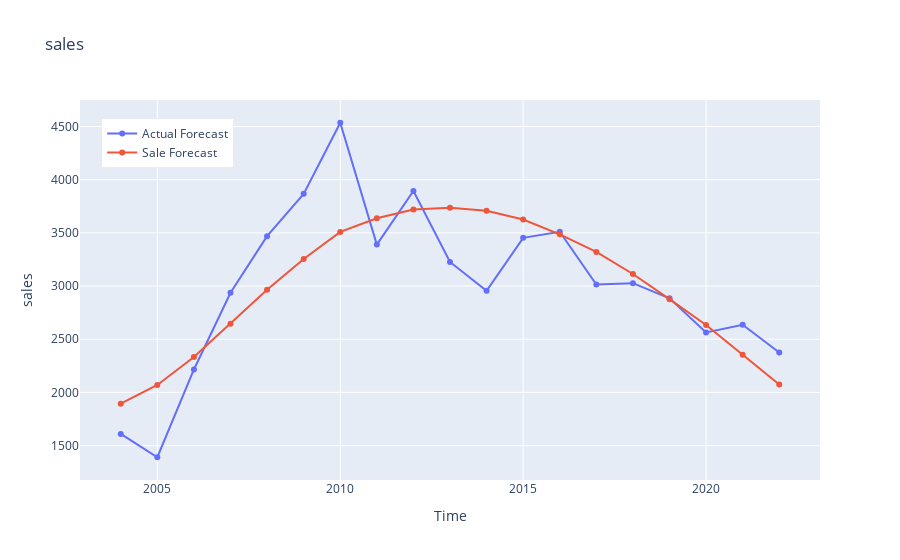

Write notebook code for a chart like this one.
### Code cell
fig = go.Figure()
fig.add_trace(go.Scatter(x=t, y=y, mode='lines+markers', name='Actual Forecast'))
fig.add_trace(go.Scatter(x=t, y=y_pred, mode='lines+markers', name='Sale Forecast'))
fig.update_layout(
    title = 'sales',
    xaxis_title = 'Time',
    yaxis_title = 'sales',
    # legend_title = 'Class',
    legend = dict(
    # orientation = 'h',
    # yanchor = 'bottom',
    y = 0.95,
    xanchor = 'left',
    x = 0.03
    ), 
    font = dict(
        # family = 'Courier New, monospace',
        # size=18,
        # color = 'RebeccaPurple'   
    )
)

fig.show()

### Figure 1 — Plotly figure (JSON) as saved in the notebook; plotly's stock layout.template omitted (floating-point values rounded to 4 significant figures)
{"data": [{"mode": "lines+markers", "name": "Actual Forecast", "type": "scatter", "x": [2004, 2005, 2006, 2007, 2008, 2009, 2010, 2011, 2012, 2013, 2014, 2015, 2016, 2017, 2018, 2019, 2020, 2021, 2022, 2023, 2024], "y": [1610.0, 1390.0, 2216.0, 2937.0, 3469.0, 3867.0, 4535.0, 3390.0, 3893.0, 3226.0, 2956.0, 3454.0, 3510.0, 3015.0, 3027.0, 2885.0, 2564.0, 2636.0, 2375.0]}, {"mode": "lines+markers", "name": "Sale Forecast", "type": "scatter", "x": [2004, 2005, 2006, 2007, 2008, 2009, 2010, 2011, 2012, 2013, 2014, 2015, 2016, 2017, 2018, 2019, 2020, 2021, 2022, 2023, 2024], "y": [1894.0, 2070.0, 2332.0, 2645.0, 2964.0, 3255.0, 3509.0, 3637.0, 3720.0, 3736.0, 3708.0, 3626.0, 3486.0, 3321.0, 3113.0, 2877.0, 2634.0, 2354.0, 2074.0]}], "layout": {"legend": {"x": 0.03, "xanchor": "left", "y": 0.95}, "title": {"text": "sales"}, "xaxis": {"title": {"text": "Time"}}, "yaxis": {"title": {"text": "sales"}}}}
